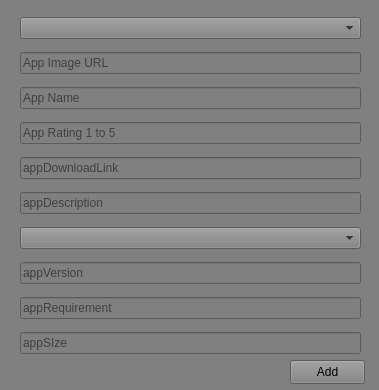
<?xml version="1.0" encoding="UTF-8"?>
<ui version="4.0">
 <class>Form</class>
 <widget class="QWidget" name="Form">
  <property name="geometry">
   <rect>
    <x>0</x>
    <y>0</y>
    <width>379</width>
    <height>390</height>
   </rect>
  </property>
  <property name="windowTitle">
   <string>Add</string>
  </property>
  <property name="styleSheet">
   <string notr="true">background: gray;</string>
  </property>
  <widget class="QWidget" name="verticalLayoutWidget">
   <property name="geometry">
    <rect>
     <x>20</x>
     <y>10</y>
     <width>341</width>
     <height>351</height>
    </rect>
   </property>
   <layout class="QVBoxLayout" name="verticalLayout">
    <item>
     <widget class="QComboBox" name="appOrGame">
      <property name="currentText">
       <string/>
      </property>
      <property name="placeholderText">
       <string>App or Game</string>
      </property>
      <item>
       <property name="text">
        <string>App or Game</string>
       </property>
      </item>
      <item>
       <property name="text">
        <string>Game</string>
       </property>
      </item>
      <item>
       <property name="text">
        <string>App</string>
       </property>
      </item>
     </widget>
    </item>
    <item>
     <widget class="QLineEdit" name="appPicture">
      <property name="text">
       <string/>
      </property>
      <property name="placeholderText">
       <string>App Image URL</string>
      </property>
     </widget>
    </item>
    <item>
     <widget class="QLineEdit" name="appName">
      <property name="text">
       <string/>
      </property>
      <property name="placeholderText">
       <string>App Name</string>
      </property>
     </widget>
    </item>
    <item>
     <widget class="QLineEdit" name="appRating">
      <property name="placeholderText">
       <string>App Rating 1 to 5</string>
      </property>
     </widget>
    </item>
    <item>
     <widget class="QLineEdit" name="appDownloadLink">
      <property name="placeholderText">
       <string>appDownloadLink</string>
      </property>
     </widget>
    </item>
    <item>
     <widget class="QLineEdit" name="appDescription">
      <property name="styleSheet">
       <string notr="true"/>
      </property>
      <property name="placeholderText">
       <string>appDescription</string>
      </property>
     </widget>
    </item>
    <item>
     <widget class="QComboBox" name="comboBox_2">
      <property name="styleSheet">
       <string notr="true"/>
      </property>
      <property name="placeholderText">
       <string>Category</string>
      </property>
      <item>
       <property name="text">
        <string>Category</string>
       </property>
      </item>
      <item>
       <property name="text">
        <string>Adventure</string>
       </property>
      </item>
      <item>
       <property name="text">
        <string>Action</string>
       </property>
      </item>
      <item>
       <property name="text">
        <string>Casual</string>
       </property>
      </item>
      <item>
       <property name="text">
        <string>Arcade</string>
       </property>
      </item>
     </widget>
    </item>
    <item>
     <widget class="QLineEdit" name="appVersion">
      <property name="placeholderText">
       <string>appVersion</string>
      </property>
     </widget>
    </item>
    <item>
     <widget class="QLineEdit" name="appRequirement">
      <property name="placeholderText">
       <string>appRequirement</string>
      </property>
     </widget>
    </item>
    <item>
     <widget class="QLineEdit" name="appSize">
      <property name="placeholderText">
       <string>appSIze</string>
      </property>
     </widget>
    </item>
   </layout>
  </widget>
  <widget class="QPushButton" name="pushButton">
   <property name="geometry">
    <rect>
     <x>290</x>
     <y>360</y>
     <width>75</width>
     <height>24</height>
    </rect>
   </property>
   <property name="text">
    <string>Add</string>
   </property>
  </widget>
 </widget>
 <resources/>
 <connections/>
</ui>
